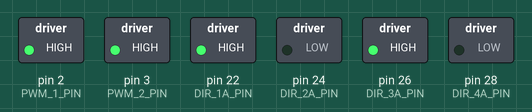
The program below on a simulated Arduino Mega 2560, built with avr-gcc and run on an emulated ATmega2560. Shown: switched loads named in the program (green lamp = pin HIGH).

Above: at 0.05 s.
At 1.25 s:
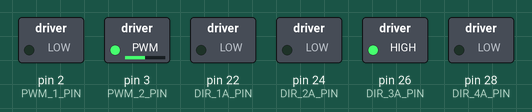
At 2.5 s:
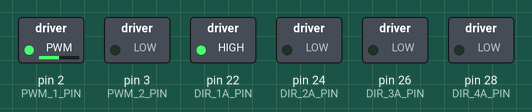
At 3.7 s:
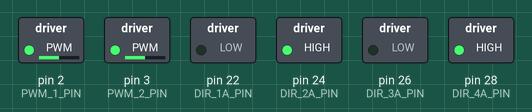
At 4.95 s:
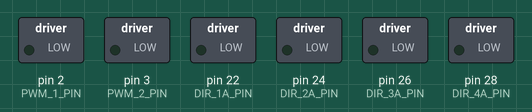
Timing chart, 0 to 6.5 s (numbered marks = the images above):
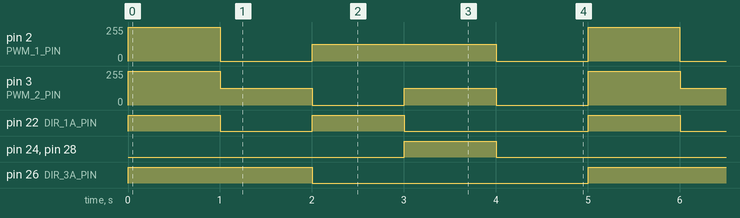

Measured:
- by itself, pin 2 (PWM_1_PIN): repeats every 5.0 s: 0/255 1.0 s, 127/255 2.0 s, 0/255 1.0 s, 255/255 1.0 s
- by itself, pin 3 (PWM_2_PIN): repeats every 5.0 s: 2 × (127/255 1.0 s, 0/255 1.0 s), 255/255 1.0 s
- by itself, pin 22 (DIR_1A_PIN): repeats every 5.0 s: LOW 1.0 s, HIGH 1.0 s, LOW 2.0 s, HIGH 1.0 s
- by itself, pin 24 (DIR_2A_PIN), pin 28 (DIR_4A_PIN): alternates HIGH for 1.0 s and LOW for 4.0 s
- by itself, pin 26 (DIR_3A_PIN): alternates HIGH for 2.0 s and LOW for 3.0 s

The program:

main.cpp
```cpp
//**************************************************************//
//  Name    : Two motors
//  Author  : Jose Luis Figueroa
//  Date    : 13 April, 2021
//  Board   : Arduino
//  Version : 1.0
//  Notes   : Control two motors
//**************************************************************//
#include <Arduino.h>

//Pins assignments
const uint8_t PWM_1_PIN = 2;
const uint8_t DIR_1A_PIN = 22;
const uint8_t DIR_2A_PIN = 24;
const uint8_t PWM_2_PIN = 3;
const uint8_t DIR_3A_PIN = 26;
const uint8_t DIR_4A_PIN = 28;

//Variables & constants
const uint8_t max_speed = 255;
const uint8_t half_speed = 127;
const uint16_t delay_1s = 1000;

//Functions declaration
void drive_forward(uint8_t speed, uint16_t time);
void drive_left(uint8_t speed, uint16_t time);
void drive_right(uint8_t speed, uint16_t time);
void drive_backward(uint8_t speed, uint16_t time);
void stop(uint16_t time);

void setup()
{
  //Pins configuration
  pinMode(PWM_1_PIN, OUTPUT);
  pinMode(PWM_2_PIN, OUTPUT);
  pinMode(DIR_1A_PIN, OUTPUT);
  pinMode(DIR_2A_PIN, OUTPUT);
  pinMode(DIR_3A_PIN, OUTPUT);
  pinMode(DIR_4A_PIN, OUTPUT);
}

void loop()
{
  //Call to functions
  drive_forward(max_speed, delay_1s);
  //Turn left at half speed
  drive_left(half_speed, delay_1s);
  //Turn right at half speed
  drive_right(half_speed, delay_1s);
  drive_backward(half_speed, delay_1s);
  stop(delay_1s);
}


//Functions definition
void drive_forward(uint8_t speed, uint16_t time)
{
  //Left wheel
  digitalWrite(DIR_1A_PIN, HIGH);
  digitalWrite(DIR_2A_PIN, LOW);
  analogWrite(PWM_1_PIN, speed);
  //Right wheel
  digitalWrite(DIR_3A_PIN, HIGH);
  digitalWrite(DIR_4A_PIN, LOW);
  analogWrite(PWM_2_PIN, speed);
  delay(time);
  //Stop spinning
  analogWrite(PWM_1_PIN, 0);
  analogWrite(PWM_2_PIN, 0);
}

void drive_left(uint8_t speed, uint16_t time)
{
  //Left wheel (Brake)
  digitalWrite(DIR_1A_PIN, LOW);
  digitalWrite(DIR_2A_PIN, LOW);
  analogWrite(PWM_1_PIN, 0);
  //Right wheel (Half speed)
  digitalWrite(DIR_3A_PIN, HIGH);
  digitalWrite(DIR_4A_PIN, LOW);
  analogWrite(PWM_2_PIN, speed);
  delay(time);
  //Stop spinning
  analogWrite(PWM_1_PIN, 0);
  analogWrite(PWM_2_PIN, 0);
}

void drive_right(uint8_t speed, uint16_t time)
{
  //Left wheel (Half speed)
  digitalWrite(DIR_1A_PIN, HIGH);
  digitalWrite(DIR_2A_PIN, LOW);
  analogWrite(PWM_1_PIN, speed);
  //Right wheel (Brake)
  digitalWrite(DIR_3A_PIN, LOW);
  digitalWrite(DIR_4A_PIN, LOW);
  analogWrite(PWM_2_PIN, 0);
  delay(time);
  //Stop spinning
  analogWrite(PWM_1_PIN, 0);
  analogWrite(PWM_2_PIN, 0);
}

void drive_backward(uint8_t speed, uint16_t time)
{
  //Left wheel (Half speed)
  digitalWrite(DIR_1A_PIN, LOW);
  digitalWrite(DIR_2A_PIN, HIGH);
  analogWrite(PWM_1_PIN, speed);
  //Right wheel (Half speed)
  digitalWrite(DIR_3A_PIN, LOW);
  digitalWrite(DIR_4A_PIN, HIGH);
  analogWrite(PWM_2_PIN, speed);
  delay(time);
  //Stop spinning
  analogWrite(PWM_1_PIN, 0);
  analogWrite(PWM_2_PIN, 0);
}

void stop(uint16_t time)
{
  //Left wheel (Stop)
  digitalWrite(DIR_1A_PIN, LOW);
  digitalWrite(DIR_2A_PIN, LOW);
  analogWrite(PWM_1_PIN, 0);
  //Right wheel (Stop)
  digitalWrite(DIR_3A_PIN, LOW);
  digitalWrite(DIR_4A_PIN, LOW);
  analogWrite(PWM_2_PIN, 0);
  delay(time);
}
```
